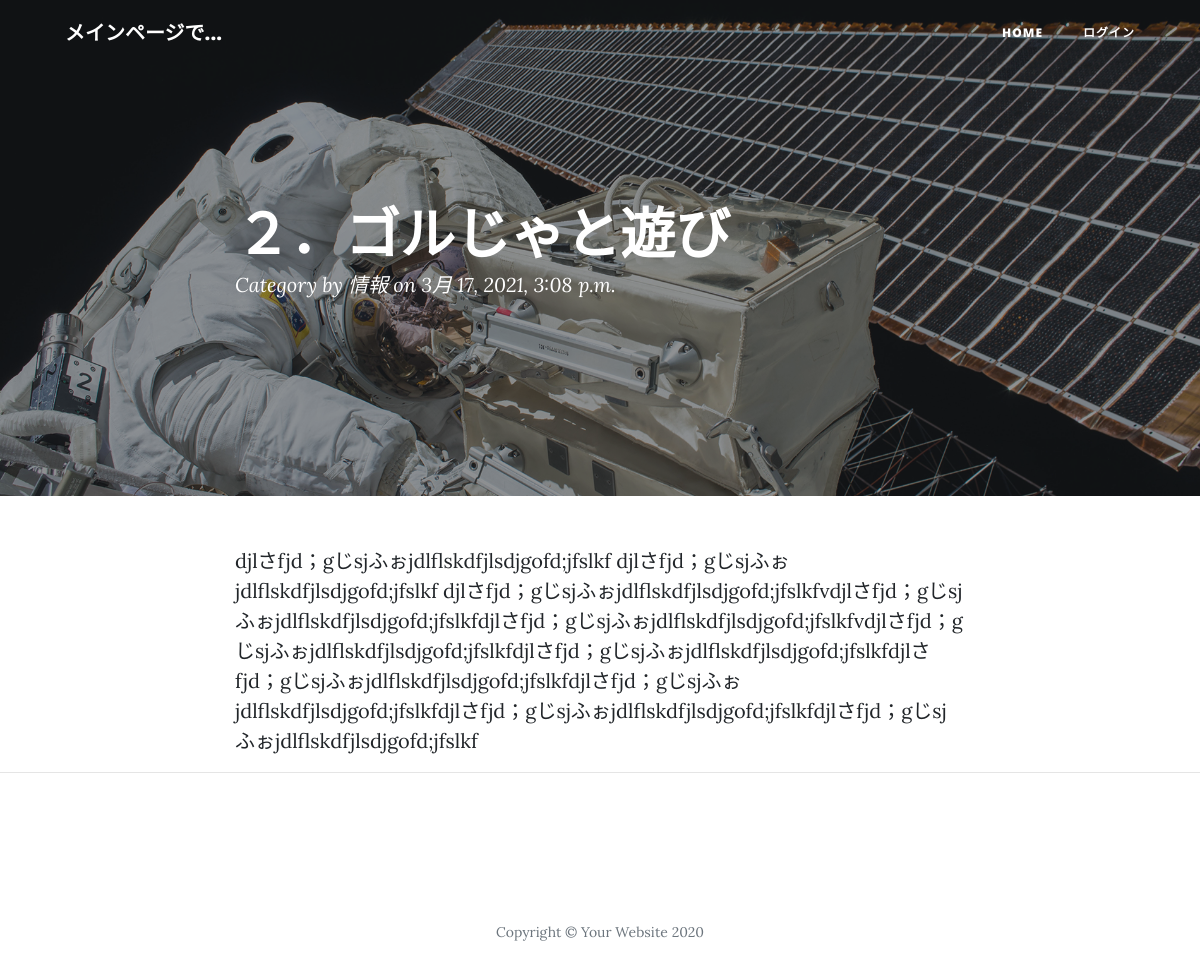
Page /blog/post/2 on the committed database.
### blog/models.py (models this page shows, shortened)
class Post(models.Model):
    title = models.CharField(max_length=200)
    title_image = models.ImageField(blank=True)
    content = models.TextField()
    createDate = models.DateTimeField(auto_now_add=True)
    updateDate = models.DateTimeField(auto_now_add=True)
    category = models.ManyToManyField(Category, help_text="글의 분류를 설정하시오.")

class Category(models.Model):
    name = models.CharField(max_length=50, help_text="블로그 글의 분류를 입력하시오")
    def __str__(self):
        return self.name

### blog/views.py (the view)
# urls.py: path("post/<int:pk>", views.PostDatailView.as_view(), name="post"),
class PostDatailView(generic.DetailView):
    model = Post

### blog/templates/blog/post_detail.html (shortened to what this page needs)
<!DOCTYPE html>
<html lang="en">
<head>
  {% load static %}
  <link href="{% static 'css/bootstrap.min.css' %}" rel="stylesheet">
  <link href="{% static 'css/all.min.css' %}" rel="stylesheet" type="text/css">
  <link href="{% static 'css/clean-blog.min.css' %}" rel="stylesheet">
</head>
<body>
  <nav class="navbar navbar-expand-lg navbar-light fixed-top" id="mainNav">
    <div class="container">
      <a class="navbar-brand" href="{% url 'index' %}">メインページで...</a>
      <div class="collapse navbar-collapse" id="navbarResponsive">
        <ul class="navbar-nav ml-auto">
          <li class="nav-item">
            <a class="nav-link" href="{% url 'index' %}">Home</a>
          </li>
            {% if user.is_authenticated %}
            <li class="nav-item">
              <a class="nav-link" href="{% url 'post_create' %}">ポスト作成</a>
            </li>
          {% else %}
            <li class="nav-item"><a class="nav-link" href="/admin">ログイン</a> </li>
          {% endif %}
        </ul>
      </div>
    </div>
  </nav>
  <header class="masthead" style="background-image: url({% static 'img/post-bg.jpg' %})">
    <div class="overlay"></div>
    <div class="container">
      <div class="row">
        <div class="col-lg-8 col-md-10 mx-auto">
          <div class="post-heading">
            <h1>
              {{ post.title }}
            </h1>
            <span class="meta">
              Category by
              <a href="#">
                {% for c in post.category.all %}
                  {{ c }}
                {% endfor %}
              </a>
              on {{ post.createDate }}
            </span>
          </div>
        </div>
      </div>
    </div>
  </header>
  <article>
    <div class="container">
      <div class="row">
        <div class="col-lg-8 col-md-10 mx-auto">
          {{ post.content }}
        </div>
      </div>
    </div>
  </article>
  <hr>
  <footer>
    <div class="container">
      <div class="row">
        <div class="col-lg-8 col-md-10 mx-auto">
          <ul class="list-inline text-center">
            <li class="list-inline-item">
              <a href="#">
                <span class="fa-stack fa-lg">
                  <i class="fas fa-circle fa-stack-2x"></i>
                  <i class="fab fa-twitter fa-stack-1x fa-inverse"></i>
                </span>
              </a>
            </li>
            <li class="list-inline-item">
              <a href="#">
                <span class="fa-stack fa-lg">
                  <i class="fas fa-circle fa-stack-2x"></i>
                  <i class="fab fa-facebook-f fa-stack-1x fa-inverse"></i>
                </span>
              </a>
            </li>
            <li class="list-inline-item">
              <a href="#">
                <span class="fa-stack fa-lg">
                  <i class="fas fa-circle fa-stack-2x"></i>
                  <i class="fab fa-github fa-stack-1x fa-inverse"></i>
                </span>
              </a>
            </li>
          </ul>
          <p class="copyright text-muted">Copyright &copy; Your Website 2020</p>
        </div>
      </div>
    </div>
  </footer>
</body>
</html>

### rows in the picture
Post: title "２．ゴルじゃと遊び", createDate "3月 17, 2021, 3:08 p.m.", content "djlさfjd；gじsjふぉjdlflskdfjlsdjgofd;jfslkf djlさfjd；gじsjふぉjdlflskdfjlsdjgofd;jfslkf djlさfjd；gじsjふぉjdlflskdfjlsdjgofd;jfslkfvdjlさfjd；gじsjふぉjdlflskdfjlsdjgofd;jfslkfdjlさfjd；gじsjふぉjdlflskdfjlsdjgofd;jfslkfvdjlさfjd；gじsjふぉjdlflskdfjlsdjgofd;jfslkfdjlさfjd；gじsjふぉjdlflskdfjlsdjgofd;jfslkfdjlさfjd；gじsjふぉjdlflskdfjlsdjgofd;jfslkfdjlさfjd；gじsjふぉjdlflskdfjlsdjgofd;jfslkfdjlさfjd；gじsjふぉjdlflskdfjlsdjgofd;jfslkfdjlさfjd；gじsjふぉjdlflskdfjlsdjgofd;jfslkf"
Category: name "情報"
